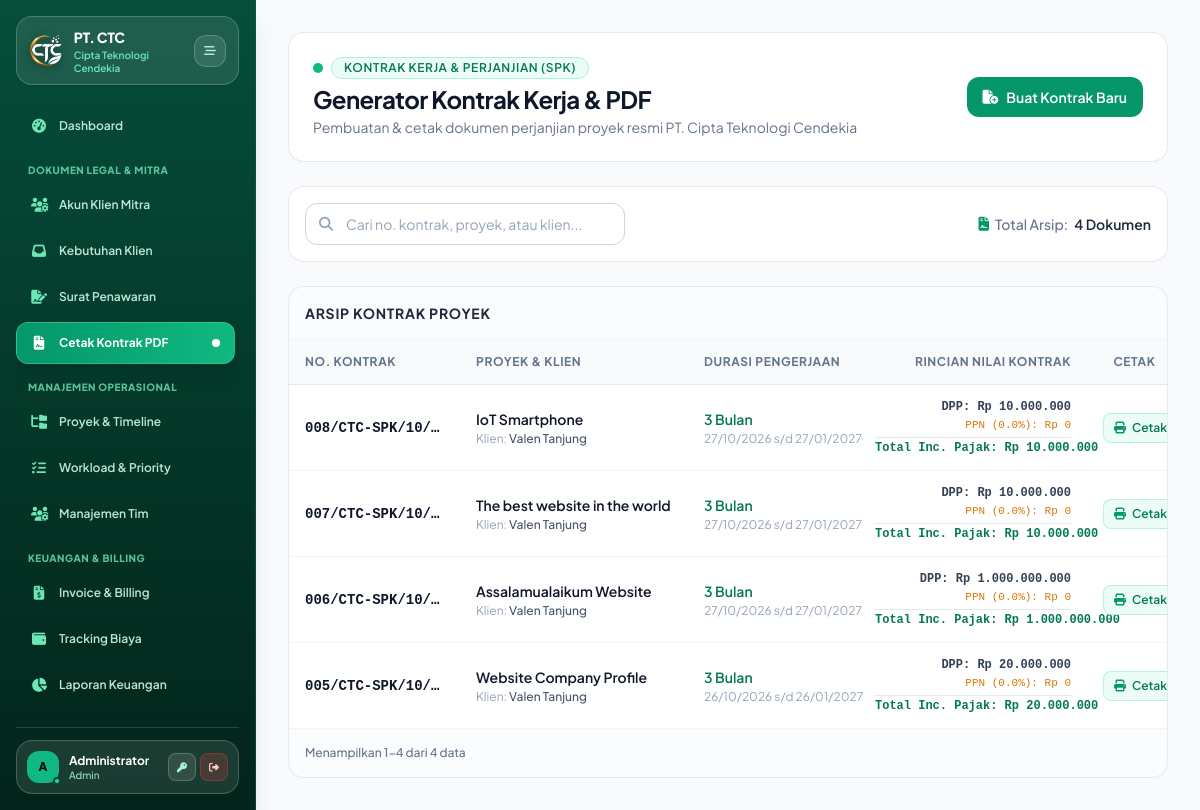
Page /modules/contracts/index.php (signed in) on the earlier database version.
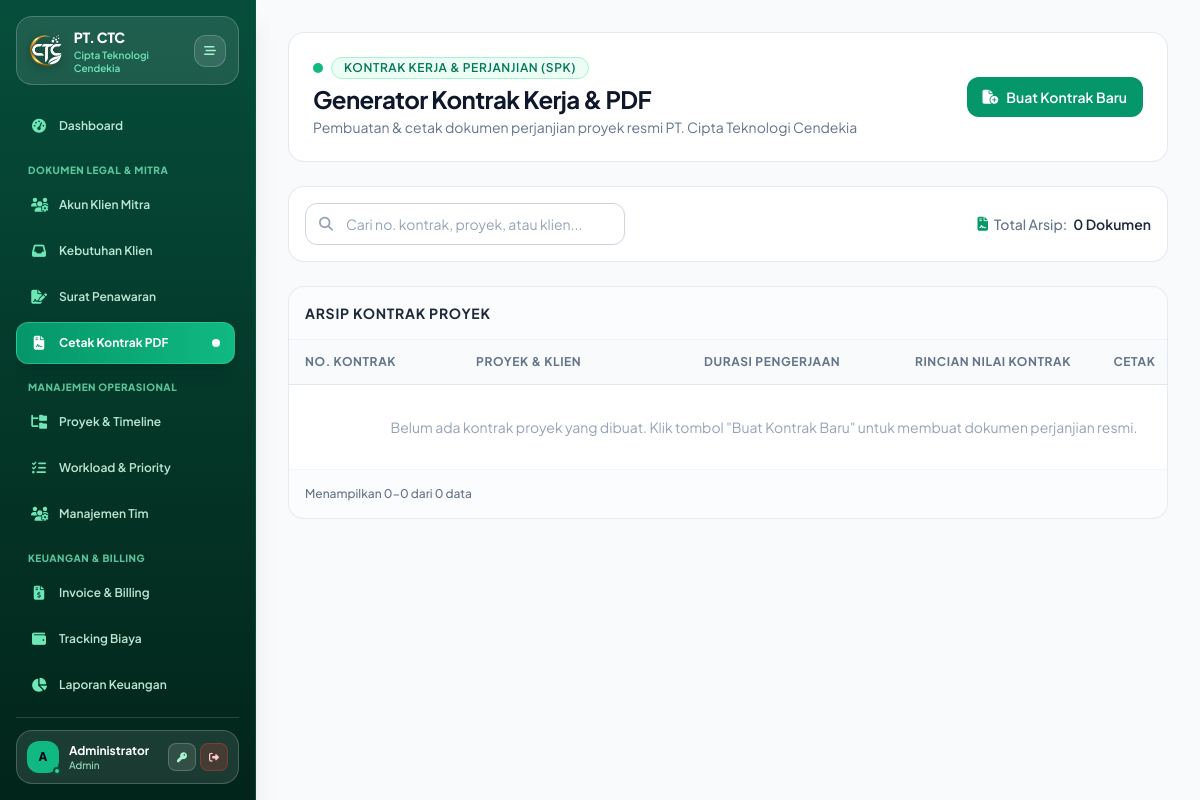
Same page on the later database version.
### tables this page shows
CREATE TABLE `contracts` (
  `id` int(11) NOT NULL,
  `project_id` int(11) NOT NULL,
  `nomor_kontrak` varchar(100) NOT NULL,
  `durasi_bulan` int(11) NOT NULL,
  `tanggal_mulai` date NOT NULL,
  `tanggal_selesai` date NOT NULL,
  `nilai_kontrak` decimal(15,2) NOT NULL,
  `file_pdf` varchar(255) DEFAULT NULL,
  `created_at` timestamp NOT NULL DEFAULT current_timestamp()
);

### modules/contracts/index.php (the view, shortened to what the rows shown need)
<?php
require_once __DIR__ . '/../../config/database.php';
require_once __DIR__ . '/../../includes/header.php';
require_once __DIR__ . '/../../includes/sidebar.php';
try {
    $pdo->exec("
        CREATE TABLE IF NOT EXISTS `contracts` (
            `id` INT AUTO_INCREMENT PRIMARY KEY,
            `project_id` INT NULL,
            `nomor_kontrak` VARCHAR(100) NOT NULL,
            `tanggal_mulai` DATE NULL,
            `tanggal_selesai` DATE NULL,
            `durasi_bulan` INT DEFAULT 1,
            `nilai_kontrak` DECIMAL(15,2) DEFAULT 0.00,
            `persen_pajak` DECIMAL(5,2) DEFAULT 11.00,
            `nominal_pajak` DECIMAL(15,2) DEFAULT 0.00,
            `total_kontrak` DECIMAL(15,2) DEFAULT 0.00,
            `file_pdf` VARCHAR(255) DEFAULT NULL,
            `created_at` TIMESTAMP DEFAULT CURRENT_TIMESTAMP
        ) ENGINE=InnoDB DEFAULT CHARSET=utf8mb4;
    ");
} catch (Exception $e) {}
try { $pdo->exec("ALTER TABLE contracts ADD COLUMN persen_pajak DECIMAL(5,2) DEFAULT 11.00 AFTER nilai_kontrak"); } catch (Exception $e) {}
try { $pdo->exec("ALTER TABLE contracts ADD COLUMN nominal_pajak DECIMAL(15,2) DEFAULT 0.00 AFTER persen_pajak"); } catch (Exception $e) {}
try { $pdo->exec("ALTER TABLE contracts ADD COLUMN total_kontrak DECIMAL(15,2) DEFAULT 0.00 AFTER nominal_pajak"); } catch (Exception $e) {}
$stmt = $pdo->query("
    SELECT c.*,
           COALESCE(p.nama_projek, 'Kontrak Mandiri / Pengajuan') as nama_projek,
           COALESCE(p.klien, '-') as klien,
           IF(c.nilai_kontrak IS NOT NULL AND c.nilai_kontrak > 0, c.nilai_kontrak, COALESCE(p.budget, 0)) as dpp_final,
           IF(c.persen_pajak IS NOT NULL, c.persen_pajak, COALESCE(p.persen_pajak, 11.00)) as persen_pajak_final,
           IF(c.nominal_pajak IS NOT NULL, c.nominal_pajak, COALESCE(p.nominal_pajak, 0)) as nominal_pajak_final,
           IF(c.total_kontrak IS NOT NULL AND c.total_kontrak > 0, c.total_kontrak, COALESCE(p.total_nilai, 0)) as total_kontrak_final
    FROM contracts c
    LEFT JOIN projects p ON c.project_id = p.id
    ORDER BY c.created_at DESC
");
$contracts = $stmt->fetchAll();
?>
<main class="flex-1 p-4 sm:p-6 md:p-8 overflow-y-auto w-full min-w-0 bg-[#f8fafc] text-slate-800 selection:bg-emerald-600 selection:text-white">
    <div class="flex flex-col md:flex-row justify-between md:items-center gap-4 mb-6 bg-white p-5 sm:p-6 rounded-2xl border border-slate-200/90 shadow-xs">
        <div>
            <h1 class="text-xl md:text-2xl font-bold text-slate-900 tracking-tight">Generator Kontrak Kerja & PDF</h1>
        </div>
    </div>
    <div class="bg-white border border-slate-200/90 rounded-2xl shadow-xs overflow-hidden">
        <div class="w-full overflow-x-auto">
            <table class="w-full text-left border-collapse text-xs sm:text-sm table-fixed min-w-[950px]">
                <thead>
                    <tr class="bg-slate-50 border-b border-slate-200 text-xs font-semibold text-slate-500 uppercase tracking-wider">
                        <th class="py-3.5 px-4 w-[18%]">NO. KONTRAK</th>
                        <th class="py-3.5 px-4 w-[24%]">PROYEK & KLIEN</th>
                        <th class="py-3.5 px-4 w-[18%]">DURASI PENGERJAAN</th>
                        <th class="py-3.5 px-4 w-[24%] text-right">RINCIAN NILAI KONTRAK</th>
                        <th class="py-3.5 px-4 w-[10%] text-center">CETAK</th>
                    </tr>
                </thead>
                <tbody class="divide-y divide-slate-100" id="contractTableBody">
                    <?php if (empty($contracts)): ?>
                        <tr>
                            <td colspan="6" class="p-8 text-center text-slate-400 font-normal">
                                Belum ada kontrak proyek yang dibuat. Klik tombol "Buat Kontrak Baru" untuk membuat dokumen perjanjian resmi.
                            </td>
                        </tr>
                    <?php else: ?>
                        <?php foreach ($contracts as $c): ?>
                            <?php
                                $dpp_val       = floatval($c['dpp_final']);
                                $pct_pajak     = floatval($c['persen_pajak_final']);
                                $nom_pajak     = is_numeric($c['nominal_pajak_final']) ? floatval($c['nominal_pajak_final']) : round(($dpp_val * $pct_pajak) / 100, 2);
                                $tot_kontrak   = (floatval($c['total_kontrak_final']) > 0) ? floatval($c['total_kontrak_final']) : ($dpp_val + $nom_pajak);
                            ?>
                            <tr class="hover:bg-slate-50/70 transition contract-row align-middle"
                                data-search="<?= htmlspecialchars(strtolower(($c['nomor_kontrak'] ?? '') . ' ' . ($c['nama_projek'] ?? '') . ' ' . ($c['klien'] ?? ''))) ?>">
                                <td class="py-3.5 px-4 font-mono font-semibold text-slate-900 text-xs sm:text-sm truncate">
                                    <?= htmlspecialchars($c['nomor_kontrak']) ?>
                                </td>
                                <td class="py-3.5 px-4">
                                    <p class="font-semibold text-slate-900 text-xs sm:text-sm truncate"><?= htmlspecialchars($c['nama_projek']) ?></p>
                                    <p class="text-xs text-slate-400 font-normal truncate mt-0.5">Klien: <span class="font-medium text-slate-600"><?= htmlspecialchars($c['klien']) ?></span></p>
                                </td>
                                <td class="py-3.5 px-4 whitespace-nowrap">
                                    <p class="font-semibold text-emerald-700 text-xs sm:text-sm"><?= $c['durasi_bulan'] ?> Bulan</p>
                                    <p class="text-xs text-slate-400 font-normal mt-0.5">
                                        <?= !empty($c['tanggal_mulai']) ? date('d/m/Y', strtotime($c['tanggal_mulai'])) : '-' ?> s/d <?= !empty($c['tanggal_selesai']) ? date('d/m/Y', strtotime($c['tanggal_selesai'])) : '-' ?>
                                    </p>
                                </td>
                                <td class="py-3.5 px-4 text-right whitespace-nowrap font-mono">
                                    <p class="text-xs text-slate-700 font-semibold">DPP: Rp <?= number_format($dpp_val, 0, ',', '.') ?></p>
                                    <p class="text-[11px] text-amber-600 font-medium">PPN (<?= number_format($pct_pajak, 1) ?>%): Rp <?= number_format($nom_pajak, 0, ',', '.') ?></p>
                                    <p class="text-xs font-bold text-emerald-700 border-t border-slate-200 pt-0.5 mt-0.5">Total Inc. Pajak: Rp <?= number_format($tot_kontrak, 0, ',', '.') ?></p>
                                </td>
                                <td class="py-3.5 px-4 text-center whitespace-nowrap">
                                    <a href="print_pdf.php?id=<?= $c['id'] ?>" target="_blank" class="btn-press px-2.5 py-1.5 bg-emerald-50 text-emerald-700 border border-emerald-200/80 rounded-lg text-xs font-semibold hover:bg-emerald-100 transition inline-flex items-center gap-1.5 shadow-2xs">
                                        <i class="fa-solid fa-print text-emerald-600"></i> Cetak SPK
                                    </a>
                                </td>
                            </tr>
                        <?php endforeach; ?>
                    <?php endif; ?>
                </tbody>
            </table>
        </div>
    </div>
</main>
<?php require_once __DIR__ . '/../../includes/footer.php'; ?>

Differences in the rows shown:
removed contracts: nomor_kontrak "008/CTC-SPK/10/…", nama_projek "IoT Smartphone", klien "Valen Tanjung", durasi_bulan "3", tanggal_mulai "27/10/2026", tanggal_selesai "27/01/2027", dpp_val "10.000.000", pct_pajak "0.0", nom_pajak "0", tot_kontrak "10.000.000"
removed contracts: nomor_kontrak "007/CTC-SPK/10/…", nama_projek "The best website in the world", klien "Valen Tanjung", durasi_bulan "3", tanggal_mulai "27/10/2026", tanggal_selesai "27/01/2027", dpp_val "10.000.000", pct_pajak "0.0", nom_pajak "0", tot_kontrak "10.000.000"
removed contracts: nomor_kontrak "006/CTC-SPK/10/…", nama_projek "Assalamualaikum Website", klien "Valen Tanjung", durasi_bulan "3", tanggal_mulai "27/10/2026", tanggal_selesai "27/01/2027", dpp_val "1.000.000.000", pct_pajak "0.0", nom_pajak "0", tot_kontrak "1.000.000.000"
removed contracts: nomor_kontrak "005/CTC-SPK/10/…", nama_projek "Website Company Profile", klien "Valen Tanjung", durasi_bulan "3", tanggal_mulai "26/10/2026", tanggal_selesai "26/01/2027", dpp_val "20.000.000", pct_pajak "0.0", nom_pajak "0", tot_kontrak "20.000.000"
Other differences:
count($contracts): "4" → "0"
text written by a page script: "Menampilkan 1-4 dari 4 data" → "Menampilkan 0-0 dari 0 data"
text now shown: "Belum ada kontrak proyek yang dibuat. Klik tombol \"Buat Kontrak Baru\" untuk membuat dokumen perjanjian resmi."
